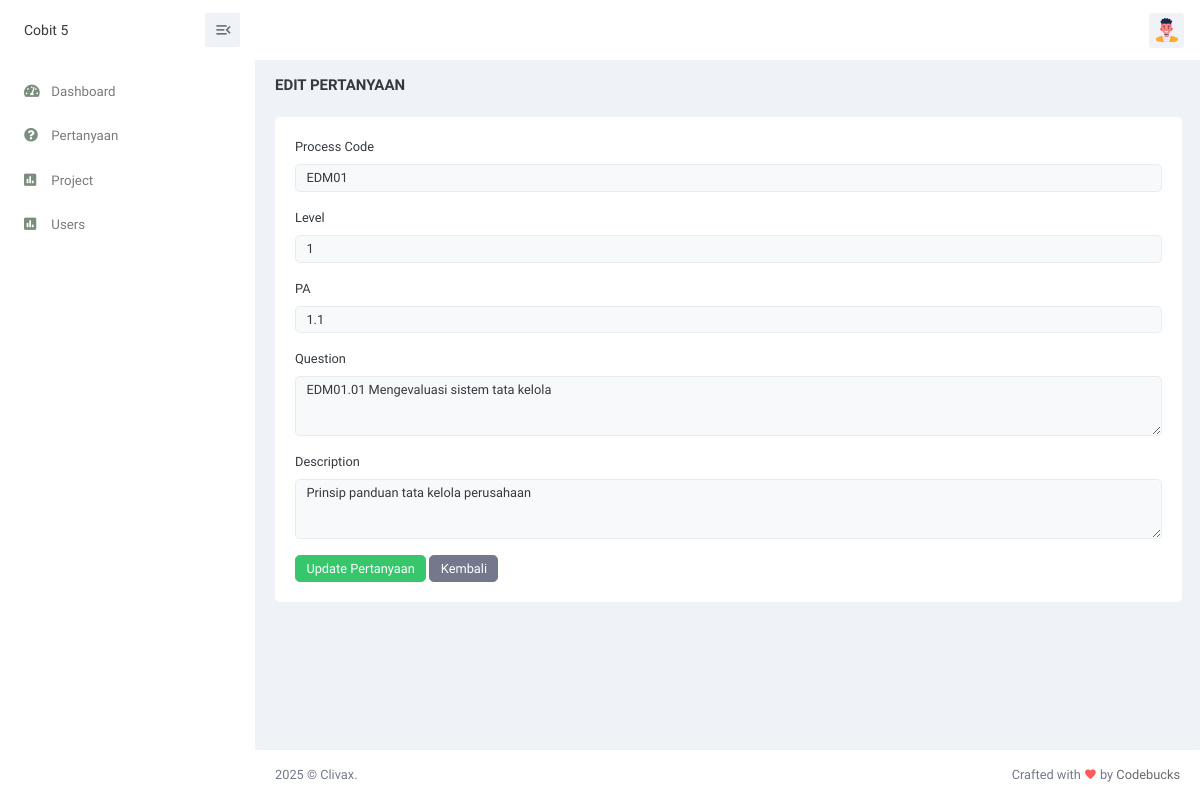
Before: /views/edit_question.php?id=1 with the older database file.
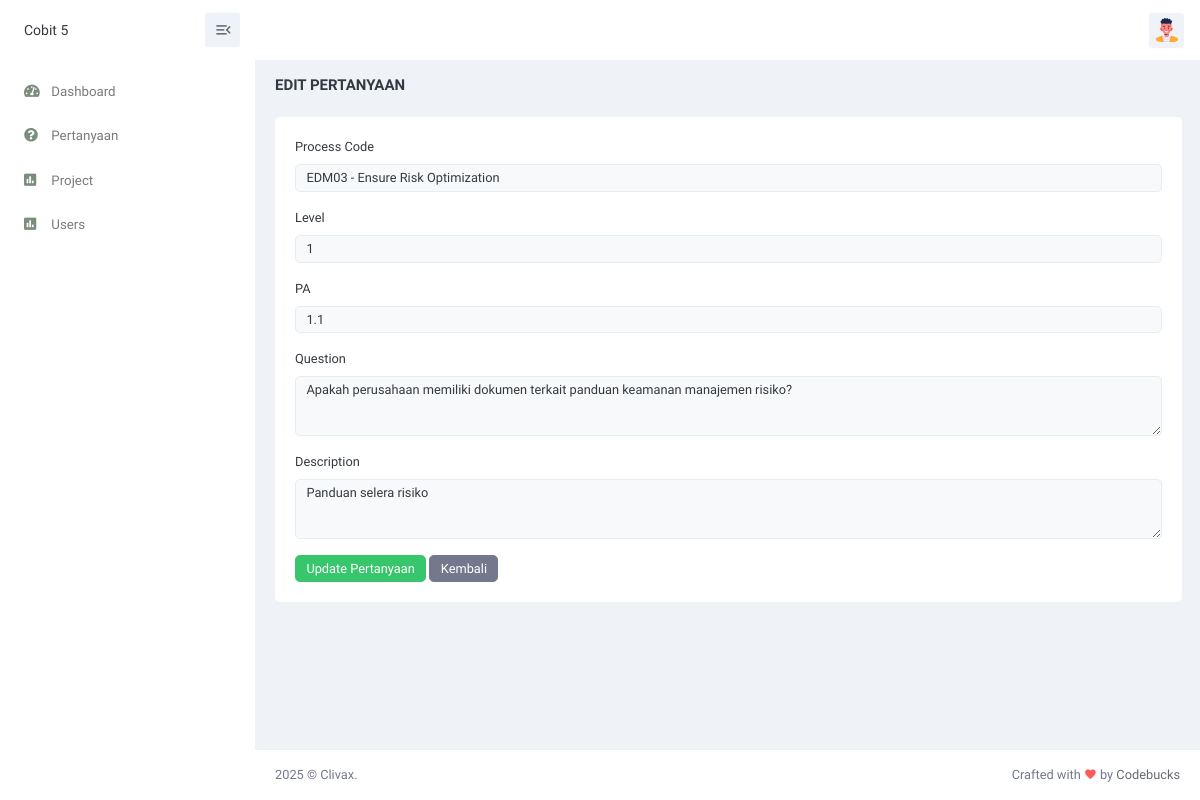
After: the same page with the newer database file.
### tables this page shows
CREATE TABLE `question` (
  `id_question` int(11) NOT NULL,
  `process_code` varchar(255) NOT NULL,
  `level` int(11) NOT NULL,
  `pa` varchar(10) NOT NULL,
  `question` varchar(1024) NOT NULL,
  `description` varchar(255) DEFAULT NULL
);

### views/edit_question.php (the view, shortened to what this page needs)
<?php
include '../config/database.php';
if (isset($_GET['id'])) {
    $id = $_GET['id'];
    $query = mysqli_query($conn, "SELECT * FROM question WHERE id_question = '$id'");
    $data = mysqli_fetch_assoc($query);
}
?>
<!doctype html>
<html lang="en">
<head>
    <link href="../assets/css/bootstrap.min.css" id="bootstrap-style" rel="stylesheet" type="text/css" />
    <link href="../assets/css/icons.min.css" rel="stylesheet" type="text/css" />
    <link href="../assets/libs/simplebar/simplebar.min.css" rel="stylesheet">
    <link href="../assets/css/app.min.css" id="app-style" rel="stylesheet" type="text/css" />
</head>
<body>
    <div id="layout-wrapper">
        <?php include 'partials/topbar.php'; ?>
        <?php include 'partials/sidebar.php'; ?>
        <div class="main-content">
            <div class="page-content">
                <div class="container-fluid">
                    <div class="row">
                        <div class="col-12">
                            <div class="page-title-box d-flex align-items-center justify-content-between">
                                <h4 class="card-title">Edit Pertanyaan</h4>
                            </div>
                        </div>
                    </div>
                    <div class="row">
                        <div class="col-12">
                            <div class="card">
                                <div class="card-body">
                                    <form method="post" action="">
                                        <div class="mb-3">
                                            <label for="process_code" class="form-label">Process Code</label>
                                            <input type="text" class="form-control" id="process_code"
                                                name="process_code"
                                                value="<?php echo isset($data['process_code']) ? $data['process_code'] : ''; ?>"
                                                placeholder="Masukkan kode proses" required>
                                        </div>
                                        <div class="mb-3">
                                            <label for="level" class="form-label">Level</label>
                                            <input type="text" class="form-control" id="level" name="level"
                                                value="<?php echo isset($data['level']) ? $data['level'] : ''; ?>"
                                                placeholder="Masukkan level" required>
                                        </div>
                                        <div class="mb-3">
                                            <label for="pa" class="form-label">PA</label>
                                            <input type="text" class="form-control" id="pa" name="pa"
                                                value="<?php echo isset($data['pa']) ? $data['pa'] : ''; ?>"
                                                placeholder="Masukkan PA" required>
                                        </div>
                                        <div class="mb-3">
                                            <label for="question" class="form-label">Question</label>
                                            <textarea class="form-control" id="question" name="question" rows="3"
                                                placeholder="Masukkan pertanyaan"
                                                required><?php echo isset($data['question']) ? $data['question'] : ''; ?></textarea>
                                        </div>
                                        <div class="mb-3">
                                            <label for="description" class="form-label">Description</label>
                                            <textarea class="form-control" id="description" name="description" rows="3"
                                                placeholder="Masukkan deskripsi (opsional)"><?php echo isset($data['description']) ? $data['description'] : ''; ?></textarea>
                                        </div>
                                        <button type="submit" name="update" class="btn btn-primary">Update
                                            Pertanyaan</button>
                                        <a href="pertanyaan.php" class="btn btn-secondary">Kembali</a>
                                    </form>
                                </div>
                            </div>
                        </div>
                    </div>
                </div>
            </div>
            <?php include 'partials/footer.php'; ?>
        </div>
    </div>
</body>
</html>

Changed rows visible on the page:
changed question: process_code "EDM01" → "EDM03 - Ensure Risk Optimization"; question "EDM01.01 Mengevaluasi sistem tata kelola" → "Apakah perusahaan memiliki dokumen terkait panduan keamanan manajemen risiko?"; description "Prinsip panduan tata kelola perusahaan" → "Panduan selera risiko"
